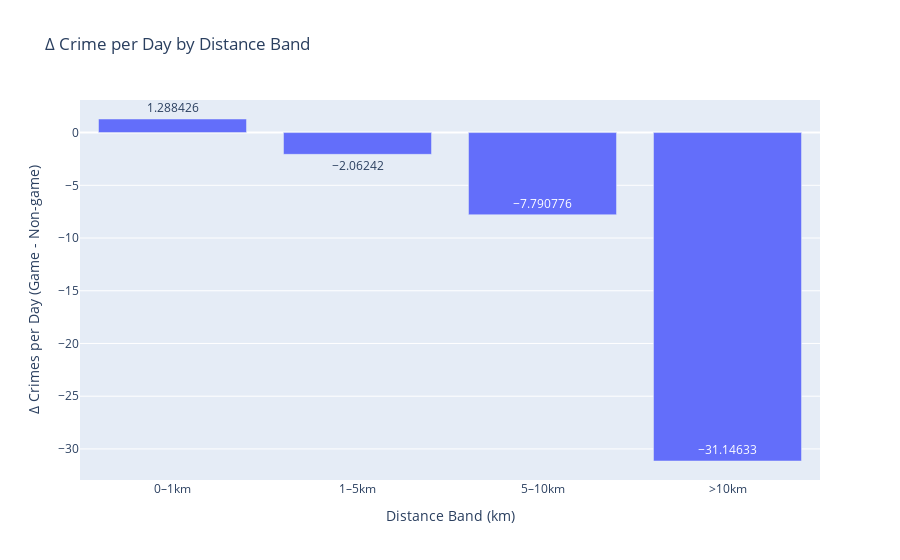

The code cell stored with this chart in its notebook:
### Code cell
#Stadium coords
lincoln_field = (-75.1675, 39.9008)

#preprocess crime data
philly_processed = utils.preprocess_crime_data(philly_crime_all, stadium_coords=lincoln_field, date_col='dispatch_date_time')

#Load eagles games
eagles_games_all = utils.load_all_eagles_games()

# Filter to home games only
home_games = eagles_games_all[eagles_games_all["Location"] == "Home"]

#Make a game time indicator in crime data
philly_tagged = utils.tag_game_windows(
    df=philly_processed,
    games_df=home_games,
    team_name="Eagles",
)

#Compute Δ Crime by distance
philly_delta_by_distance = utils.compute_distance_crime_delta(
    philly_tagged,
    bins=[0,1000, 5000, 10000]
)

#plot and save
figmap,figbar=utils.plot_stadium_radii_map_with_bar_chart(
    stadium_coords=lincoln_field,
    crime_df=philly_tagged,
    delta_df=philly_delta_by_distance,
    radii_meters=[1000, 5000, 10000],
    title="Crime Δ by Radius Around Lincoln Financial Field",
    zoom=9,
    save_path_map="output/figures/philly_radius_map.png",
    save_path_bar="output/figures/philly_gameday_distances_bar.png"
)
figmap.show()
figbar.show()

### Figure 1 — Plotly figure (JSON) as saved in the notebook; plotly's stock layout.template omitted (floating-point values rounded to 4 significant figures)
{"data": [{"hovertemplate": "Distance Band (km)=%{x}<br>Δ Crimes per Day (Game - Non-game)=%{y}<extra></extra>", "legendgroup": "", "marker": {"color": "#636efa", "pattern": {"shape": ""}}, "name": "", "orientation": "v", "showlegend": false, "textposition": "auto", "texttemplate": "%{y}", "type": "bar", "x": ["0–1km", "1–5km", "5–10km", ">10km"], "xaxis": "x", "y": [1.288, -2.062, -7.791, -31.15], "yaxis": "y"}], "layout": {"autosize": true, "barmode": "relative", "legend": {"tracegroupgap": 0}, "title": {"text": "Δ Crime per Day by Distance Band"}, "xaxis": {"anchor": "y", "autorange": true, "domain": [0, 1], "range": [-0.5, 3.5], "title": {"text": "Distance Band (km)"}, "type": "category"}, "yaxis": {"anchor": "x", "autorange": true, "domain": [0, 1], "range": [-32.95, 3.09], "title": {"text": "Δ Crimes per Day (Game - Non-game)"}, "type": "linear"}}}
